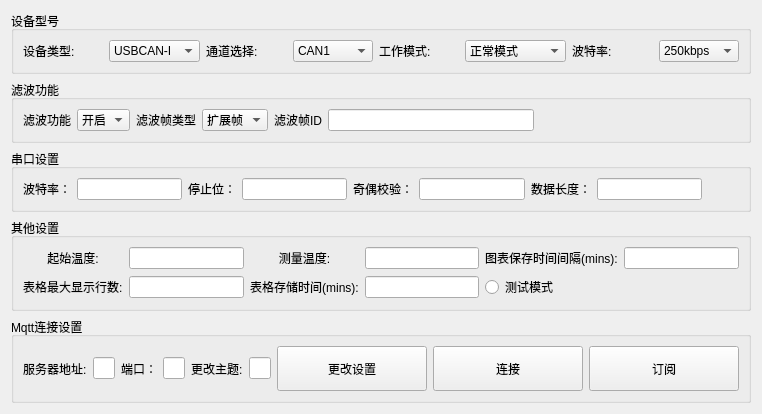
<?xml version="1.0" encoding="UTF-8"?>
<ui version="4.0">
 <class>baseinfo_ui</class>
 <widget class="QWidget" name="baseinfo_ui">
  <property name="geometry">
   <rect>
    <x>0</x>
    <y>0</y>
    <width>651</width>
    <height>410</height>
   </rect>
  </property>
  <property name="windowTitle">
   <string>Form</string>
  </property>
  <layout class="QVBoxLayout" name="verticalLayout">
   <item>
    <widget class="QGroupBox" name="groupBox">
     <property name="title">
      <string>设备型号</string>
     </property>
     <layout class="QHBoxLayout" name="horizontalLayout">
      <item>
       <widget class="QLabel" name="label">
        <property name="text">
         <string>设备类型:</string>
        </property>
       </widget>
      </item>
      <item>
       <widget class="QComboBox" name="comboBox">
        <item>
         <property name="text">
          <string>USBCAN-I</string>
         </property>
        </item>
        <item>
         <property name="text">
          <string>USBCAN-II</string>
         </property>
        </item>
       </widget>
      </item>
      <item>
       <widget class="QLabel" name="label_2">
        <property name="text">
         <string>通道选择:</string>
        </property>
       </widget>
      </item>
      <item>
       <widget class="QComboBox" name="comboBox_2">
        <item>
         <property name="text">
          <string>CAN1</string>
         </property>
        </item>
        <item>
         <property name="text">
          <string>CAN2</string>
         </property>
        </item>
       </widget>
      </item>
      <item>
       <widget class="QLabel" name="label_3">
        <property name="text">
         <string>工作模式:</string>
        </property>
       </widget>
      </item>
      <item>
       <widget class="QComboBox" name="comboBox_7">
        <item>
         <property name="text">
          <string>正常模式</string>
         </property>
        </item>
        <item>
         <property name="text">
          <string>只听模式</string>
         </property>
        </item>
        <item>
         <property name="text">
          <string>自收自发模式</string>
         </property>
        </item>
       </widget>
      </item>
      <item>
       <widget class="QLabel" name="label_4">
        <property name="text">
         <string>波特率:</string>
        </property>
       </widget>
      </item>
      <item>
       <widget class="QComboBox" name="comboBox_8">
        <item>
         <property name="text">
          <string>250kbps</string>
         </property>
        </item>
        <item>
         <property name="text">
          <string>500kbps</string>
         </property>
        </item>
       </widget>
      </item>
     </layout>
    </widget>
   </item>
   <item>
    <widget class="QGroupBox" name="groupBox_3">
     <property name="title">
      <string>滤波功能</string>
     </property>
     <layout class="QHBoxLayout" name="horizontalLayout_2">
      <item>
       <widget class="QLabel" name="label_5">
        <property name="text">
         <string>滤波功能</string>
        </property>
       </widget>
      </item>
      <item>
       <widget class="QComboBox" name="comboBox_3">
        <item>
         <property name="text">
          <string>开启</string>
         </property>
        </item>
        <item>
         <property name="text">
          <string>关闭</string>
         </property>
        </item>
       </widget>
      </item>
      <item>
       <widget class="QLabel" name="label_6">
        <property name="text">
         <string>滤波帧类型</string>
        </property>
       </widget>
      </item>
      <item>
       <widget class="QComboBox" name="comboBox_4">
        <item>
         <property name="text">
          <string>扩展帧</string>
         </property>
        </item>
        <item>
         <property name="text">
          <string>标准帧</string>
         </property>
        </item>
       </widget>
      </item>
      <item>
       <widget class="QLabel" name="label_7">
        <property name="text">
         <string>滤波帧ID</string>
        </property>
       </widget>
      </item>
      <item>
       <widget class="QLineEdit" name="lineEdit"/>
      </item>
      <item>
       <spacer name="horizontalSpacer">
        <property name="orientation">
         <enum>Qt::Horizontal</enum>
        </property>
        <property name="sizeHint" stdset="0">
         <size>
          <width>40</width>
          <height>20</height>
         </size>
        </property>
       </spacer>
      </item>
     </layout>
    </widget>
   </item>
   <item>
    <widget class="QGroupBox" name="groupBox_5">
     <property name="title">
      <string>串口设置</string>
     </property>
     <layout class="QHBoxLayout" name="horizontalLayout_3">
      <item>
       <widget class="QLabel" name="label_11">
        <property name="text">
         <string>波特率：</string>
        </property>
       </widget>
      </item>
      <item>
       <widget class="QLineEdit" name="lineEdit_10"/>
      </item>
      <item>
       <widget class="QLabel" name="label_17">
        <property name="text">
         <string>停止位：</string>
        </property>
       </widget>
      </item>
      <item>
       <widget class="QLineEdit" name="lineEdit_11"/>
      </item>
      <item>
       <widget class="QLabel" name="label_18">
        <property name="text">
         <string>奇偶校验：</string>
        </property>
       </widget>
      </item>
      <item>
       <widget class="QLineEdit" name="lineEdit_12"/>
      </item>
      <item>
       <widget class="QLabel" name="label_19">
        <property name="text">
         <string>数据长度：</string>
        </property>
       </widget>
      </item>
      <item>
       <widget class="QLineEdit" name="lineEdit_13"/>
      </item>
      <item>
       <spacer name="horizontalSpacer_3">
        <property name="orientation">
         <enum>Qt::Horizontal</enum>
        </property>
        <property name="sizeHint" stdset="0">
         <size>
          <width>40</width>
          <height>20</height>
         </size>
        </property>
       </spacer>
      </item>
     </layout>
    </widget>
   </item>
   <item>
    <widget class="QGroupBox" name="groupBox_4">
     <property name="title">
      <string>其他设置</string>
     </property>
     <layout class="QGridLayout" name="gridLayout">
      <item row="1" column="0">
       <widget class="QLabel" name="label_16">
        <property name="text">
         <string>表格最大显示行数:</string>
        </property>
       </widget>
      </item>
      <item row="0" column="2">
       <widget class="QLineEdit" name="lineEdit_2"/>
      </item>
      <item row="1" column="6">
       <widget class="QRadioButton" name="radioButton">
        <property name="text">
         <string>测试模式</string>
        </property>
       </widget>
      </item>
      <item row="0" column="7">
       <widget class="QLineEdit" name="lineEdit_4"/>
      </item>
      <item row="0" column="0">
       <widget class="QLabel" name="label_13">
        <property name="text">
         <string>起始温度:</string>
        </property>
        <property name="alignment">
         <set>Qt::AlignCenter</set>
        </property>
       </widget>
      </item>
      <item row="0" column="6">
       <widget class="QLabel" name="label_15">
        <property name="text">
         <string>图表保存时间间隔(mins):</string>
        </property>
        <property name="alignment">
         <set>Qt::AlignCenter</set>
        </property>
       </widget>
      </item>
      <item row="0" column="4">
       <widget class="QLineEdit" name="lineEdit_3"/>
      </item>
      <item row="1" column="2">
       <widget class="QLineEdit" name="lineEdit_5"/>
      </item>
      <item row="1" column="3">
       <widget class="QLabel" name="label_8">
        <property name="text">
         <string>表格存储时间(mins):</string>
        </property>
        <property name="alignment">
         <set>Qt::AlignCenter</set>
        </property>
       </widget>
      </item>
      <item row="1" column="4">
       <widget class="QLineEdit" name="lineEdit_6"/>
      </item>
      <item row="0" column="3">
       <widget class="QLabel" name="label_14">
        <property name="text">
         <string>测量温度:</string>
        </property>
        <property name="alignment">
         <set>Qt::AlignCenter</set>
        </property>
       </widget>
      </item>
     </layout>
    </widget>
   </item>
   <item>
    <widget class="QGroupBox" name="groupBox_2">
     <property name="title">
      <string>Mqtt连接设置</string>
     </property>
     <layout class="QGridLayout" name="gridLayout_2">
      <item row="0" column="0">
       <widget class="QLabel" name="label_9">
        <property name="text">
         <string>服务器地址:</string>
        </property>
       </widget>
      </item>
      <item row="0" column="4">
       <widget class="QLineEdit" name="lineEdit_8"/>
      </item>
      <item row="0" column="5">
       <widget class="QLabel" name="label_12">
        <property name="text">
         <string>更改主题:</string>
        </property>
       </widget>
      </item>
      <item row="0" column="10">
       <spacer name="horizontalSpacer_2">
        <property name="orientation">
         <enum>Qt::Horizontal</enum>
        </property>
        <property name="sizeHint" stdset="0">
         <size>
          <width>40</width>
          <height>20</height>
         </size>
        </property>
       </spacer>
      </item>
      <item row="0" column="6">
       <widget class="QLineEdit" name="lineEdit_9"/>
      </item>
      <item row="0" column="8">
       <widget class="QPushButton" name="pushButton_2">
        <property name="minimumSize">
         <size>
          <width>150</width>
          <height>45</height>
         </size>
        </property>
        <property name="text">
         <string>连接</string>
        </property>
       </widget>
      </item>
      <item row="0" column="1">
       <widget class="QLineEdit" name="lineEdit_7"/>
      </item>
      <item row="0" column="2">
       <widget class="QLabel" name="label_10">
        <property name="text">
         <string>端口：</string>
        </property>
       </widget>
      </item>
      <item row="0" column="9">
       <widget class="QPushButton" name="pushButton_3">
        <property name="minimumSize">
         <size>
          <width>150</width>
          <height>45</height>
         </size>
        </property>
        <property name="text">
         <string>订阅</string>
        </property>
       </widget>
      </item>
      <item row="0" column="7">
       <widget class="QPushButton" name="pushButton">
        <property name="minimumSize">
         <size>
          <width>150</width>
          <height>45</height>
         </size>
        </property>
        <property name="text">
         <string>更改设置</string>
        </property>
       </widget>
      </item>
     </layout>
    </widget>
   </item>
  </layout>
 </widget>
 <resources/>
 <connections/>
</ui>
